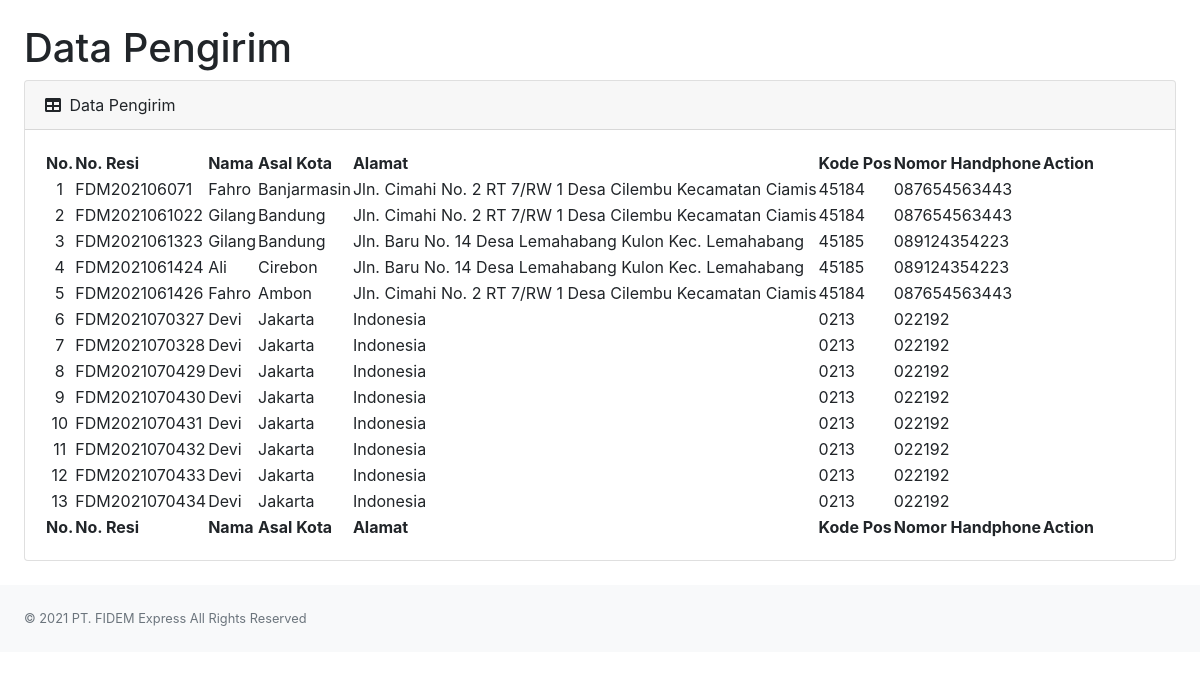
The page /admin/datapengirim.php on the database its author committed.
### tables this page shows
CREATE TABLE `order` (
  `id` int(11) NOT NULL,
  `no_resi` varchar(50) NOT NULL,
  `tgl_transaksi` varchar(25) NOT NULL,
  `nama_pengirim` varchar(100) NOT NULL,
  `asal_pengirim` varchar(50) NOT NULL,
  `alamat_pengirim` varchar(500) NOT NULL,
  `pos_pengirim` varchar(10) NOT NULL,
  `nomor_pengirim` varchar(25) NOT NULL,
  `nama_penerima` varchar(100) NOT NULL,
  `asal_penerima` varchar(50) NOT NULL,
  `alamat_penerima` varchar(500) NOT NULL,
  `pos_penerima` varchar(10) NOT NULL,
  `nomor_penerima` varchar(25) NOT NULL,
  `nama_barang` varchar(50) NOT NULL,
  `berat_barang` varchar(10) NOT NULL,
  `jenis_barang` varchar(30) NOT NULL,
  `banyak_barang` varchar(5) NOT NULL,
  `total_transaksi` varchar(50) NOT NULL,
  `status` varchar(100) NOT NULL
);

### admin/datapengirim.php (the view, shortened to what this page needs)
<?php
require "functions.php";
?>
<!DOCTYPE html>
<html lang="en">
<head>
    <link href="https://cdn.jsdelivr.net/npm/simple-datatables@latest/dist/style.css" rel="stylesheet" />
    <link href="css/styles.css" rel="stylesheet" />
    <link rel="stylesheet" href="https://stackpath.bootstrapcdn.com/bootstrap/4.5.0/css/bootstrap.min.css">
    <link rel="stylesheet" href="https://maxcdn.bootstrapcdn.com/font-awesome/4.7.0/css/font-awesome.min.css">
</head>
            <div id="layoutSidenav_content">
                <main>
                    <div class="container-fluid px-4">
                        <h1 class="mt-4">Data Pengirim</h1>
                        <div class="card mb-4">
                            <div class="card-header">
                                <i class="fas fa-table me-1"></i> Data Pengirim
                            </div>
                            <div class="card-body">
                                <table id="datatablesSimple">
                                    <thead>
                                        <tr>
                                            <th style="text-align: center;">No.</th>
                                            <th>No. Resi</th>
                                            <th>Nama</th>
                                            <th>Asal Kota</th>
                                            <th>Alamat</th>
                                            <th>Kode Pos</th>
                                            <th>Nomor Handphone</th>
                                            <th>Action</th>
                                        </tr>
                                    </thead>
                                    <tfoot>
                                        <tr>
                                            <th style="text-align: center;">No.</th>
                                            <th>No. Resi</th>
                                            <th>Nama</th>
                                            <th>Asal Kota</th>
                                            <th>Alamat</th>
                                            <th>Kode Pos</th>
                                            <th>Nomor Handphone</th>
                                            <th>Action</th>
                                        </tr>
                                    </tfoot>
                                    <?php
                                    $no = 1;
                                    $data = mysqli_query($conn, "SELECT * from `order`");
                                    while ($d = mysqli_fetch_array($data)) {
                                    ?>
                                        <tr>
                                            <td style="text-align: center;"><?php echo $no++; ?></td>
                                            <td><?php echo $d['no_resi']; ?></td>
                                            <td><?php echo $d['nama_pengirim']; ?></td>
                                            <td><?php echo $d['asal_pengirim']; ?></td>
                                            <td><?php echo $d['alamat_pengirim']; ?></td>
                                            <td><?php echo $d['pos_pengirim']; ?></td>
                                            <td><?php echo $d['nomor_pengirim']; ?></td>
                                            <td style="color: #a0a5b1; margin: 0 5px;">
                            </div>
                        <?php
                                    }
                        ?>
            <footer class="py-4 bg-light mt-auto">
                <div class="container-fluid px-4">
                    <div class="d-flex align-items-center justify-content-between small">
                    <div class="text-muted">&copy; 2021 PT. FIDEM Express All Rights Reserved</div>
                    </div>
                </div>
            </footer>
    </body>
</html>

### rows shown on the page
order: no_resi "FDM202106071", nama_pengirim "Fahro", asal_pengirim "Banjarmasin", alamat_pengirim "Jln. Cimahi No. 2 RT 7/RW 1 Desa Cilembu Kecamatan Ciamis", pos_pengirim "45184", nomor_pengirim "087654563443"
order: no_resi "FDM2021061022", nama_pengirim "Gilang", asal_pengirim "Bandung", alamat_pengirim "Jln. Cimahi No. 2 RT 7/RW 1 Desa Cilembu Kecamatan Ciamis", pos_pengirim "45184", nomor_pengirim "087654563443"
order: no_resi "FDM2021061323", nama_pengirim "Gilang", asal_pengirim "Bandung", alamat_pengirim "Jln. Baru No. 14 Desa Lemahabang Kulon Kec. Lemahabang", pos_pengirim "45185", nomor_pengirim "089124354223"
order: no_resi "FDM2021061424", nama_pengirim "Ali", asal_pengirim "Cirebon", alamat_pengirim "Jln. Baru No. 14 Desa Lemahabang Kulon Kec. Lemahabang", pos_pengirim "45185", nomor_pengirim "089124354223"
order: no_resi "FDM2021061426", nama_pengirim "Fahro", asal_pengirim "Ambon", alamat_pengirim "Jln. Cimahi No. 2 RT 7/RW 1 Desa Cilembu Kecamatan Ciamis", pos_pengirim "45184", nomor_pengirim "087654563443"
order: no_resi "FDM2021070327", nama_pengirim "Devi", asal_pengirim "Jakarta", alamat_pengirim "Indonesia", pos_pengirim "0213", nomor_pengirim "022192"
order: no_resi "FDM2021070328", nama_pengirim "Devi", asal_pengirim "Jakarta", alamat_pengirim "Indonesia", pos_pengirim "0213", nomor_pengirim "022192"
order: no_resi "FDM2021070429", nama_pengirim "Devi", asal_pengirim "Jakarta", alamat_pengirim "Indonesia", pos_pengirim "0213", nomor_pengirim "022192"
order: no_resi "FDM2021070430", nama_pengirim "Devi", asal_pengirim "Jakarta", alamat_pengirim "Indonesia", pos_pengirim "0213", nomor_pengirim "022192"
order: no_resi "FDM2021070431", nama_pengirim "Devi", asal_pengirim "Jakarta", alamat_pengirim "Indonesia", pos_pengirim "0213", nomor_pengirim "022192"
order: no_resi "FDM2021070432", nama_pengirim "Devi", asal_pengirim "Jakarta", alamat_pengirim "Indonesia", pos_pengirim "0213", nomor_pengirim "022192"
order: no_resi "FDM2021070433", nama_pengirim "Devi", asal_pengirim "Jakarta", alamat_pengirim "Indonesia", pos_pengirim "0213", nomor_pengirim "022192"
order: no_resi "FDM2021070434", nama_pengirim "Devi", asal_pengirim "Jakarta", alamat_pengirim "Indonesia", pos_pengirim "0213", nomor_pengirim "022192"
